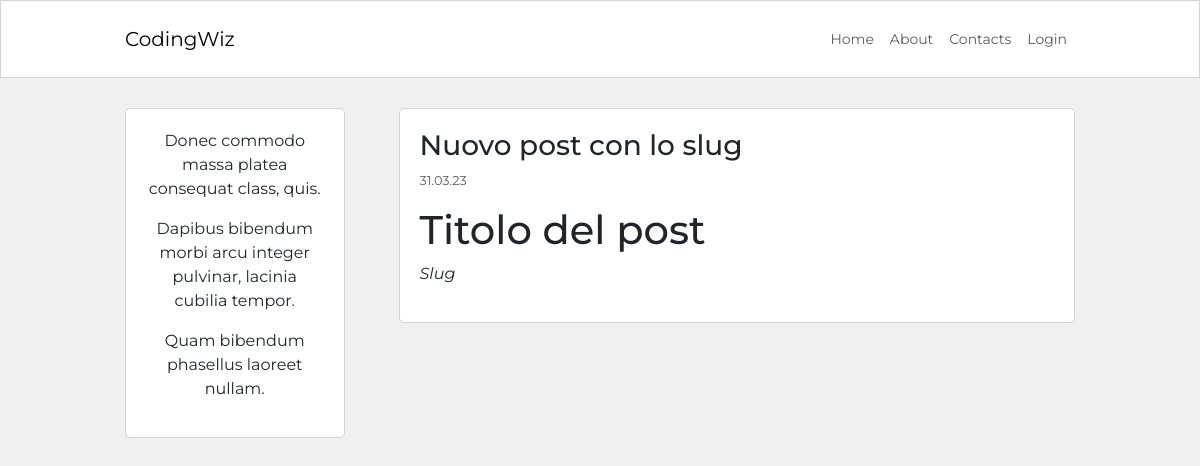
The page /post/nuovo-post-con-lo-slug-qqisq4 on the database its author committed.
### blog/models.py (models this page shows, shortened)
class Post(db.Model):
    id = db.Column(db.Integer, primary_key=True)
    user_id = db.Column(db.Integer, db.ForeignKey('user.id'), nullable=False)
    created_at = db.Column(db.DateTime, default=datetime.now)
    title = db.Column(db.String(120), nullable=False)
    description = db.Column(db.String(240))
    body = db.Column(db.Text(), nullable=False)
    slug = db.Column(db.String(250))
    image = db.Column(db.String(120))

### blog/routes.py (the view)
@app.route('/post/<string:post_slug>')
def post_detail(post_slug):
    post_instance = Post.query.filter_by(slug=post_slug).first_or_404()
    return render_template('post_detail.html', post=post_instance)

### blog/templates/post_detail.html (shortened to what this page needs)
{% extends 'base.html' %}
{% block content %}
    <div class="container content-container">
        <div class="row no-gutters">
            <div class="col-md-9 order-md-2">
                <div class="post-page-block">
                    <h3>{{ post.title }}</h3>
                    <p class="p-small-created-date text-muted">{{ post.created_at.strftime('%d.%m.%y') }}</p>
                    <p >{{ post.body|markdown }}</p>
                </div>
            </div>
            <div class="col-md-3 order-md-1">
                {% include 'about_me_snippet.html' %}
            </div>
        </div>
    </div>
{% endblock content %}

### blog/static/blog.css (style rules this page uses)
html, body { font-family: 'Montserrat', sans-serif; background-color: #f0f0f0; }
.content-container { max-width: 950px; margin-top: 30px; margin-bottom: 30px; padding: 0px; }
.post-page-block { background-color: white; border: 1px solid #d3d3d3; border-radius: 5px; padding: 20px; margin-bottom: 30px; }
.p-small-created-date { font-size: 0.800rem; }
@media (min-width:768px) { .post-page-block { margin-left: 30px; } }

### rows shown on the page
Post: title "Nuovo post con lo slug", created_at "31.03.23", body "Titolo del post Slug"

### other values the page prints
{{ lipsum(n=3, min=5, max=10) }} "Donec commodo massa platea consequat class, quis. Dapibus bibendum morbi arcu integer pulvinar, lacinia cubilia tempor. Quam bibendum phasellus laoreet nullam."
